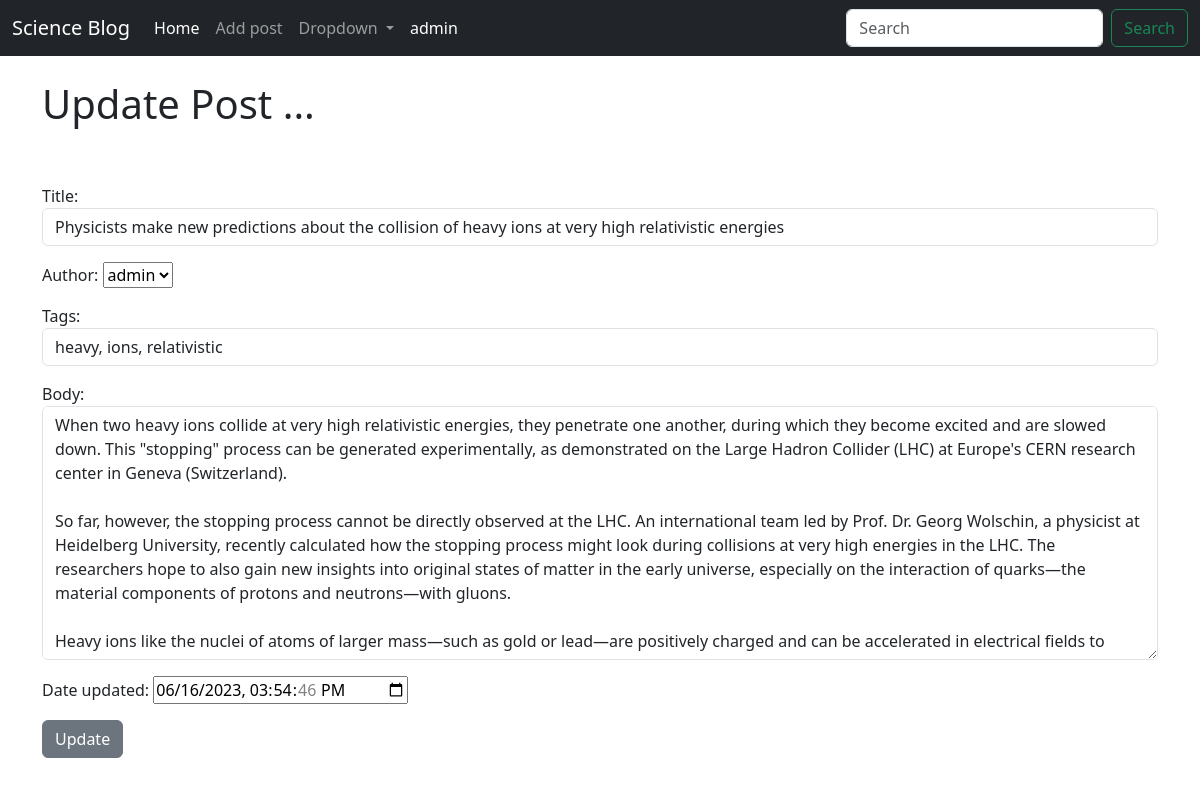
The app's page /article/edit/8, older data.
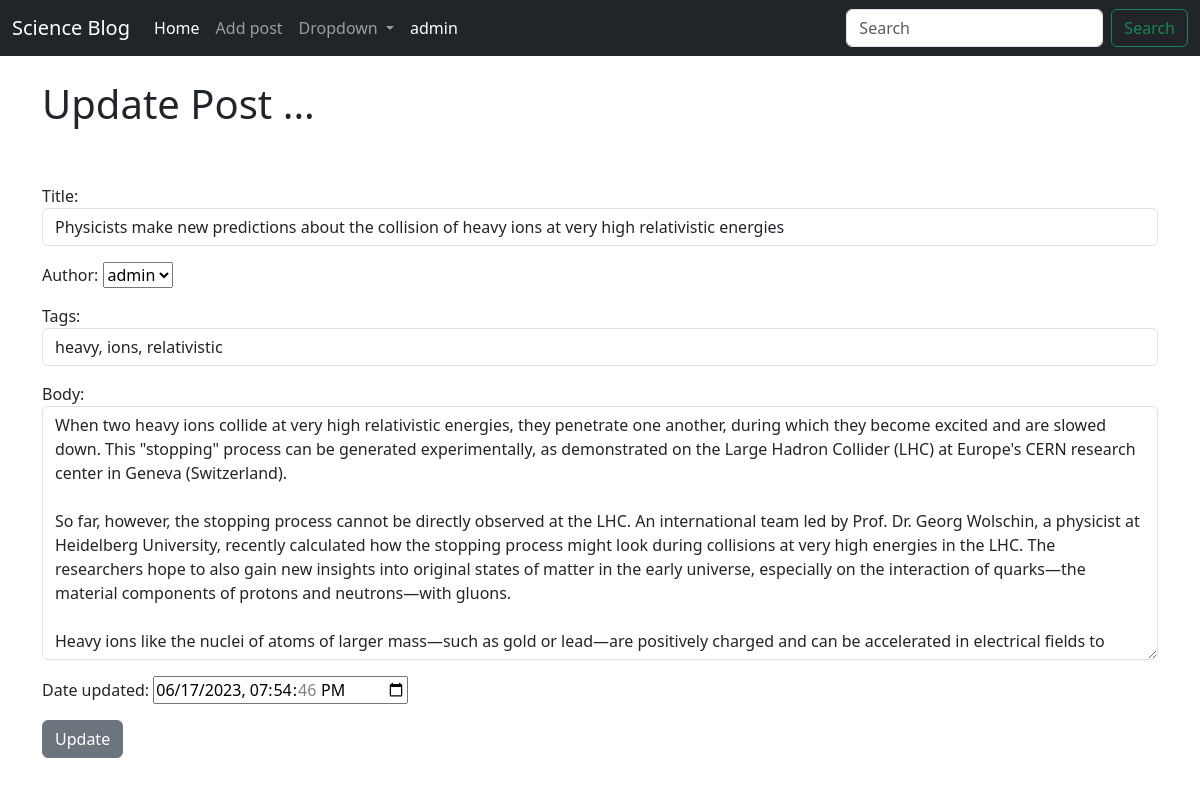
The same page, newer data.
### blog/models.py (models this page shows, shortened)
class Post(models.Model):
    title = models.CharField(max_length=255)
    title_tag = models.CharField(max_length=255, default="science blog title tag")
    date_created = models.DateTimeField(default=timezone.now)
    date_updated = models.DateTimeField(default=timezone.now)
    author = models.ForeignKey(User, on_delete=models.CASCADE)
    body = models.TextField()
    tags = models.CharField(max_length=255, default="")

### blog/views.py (the view)
# urls.py: path('article/edit/<int:pk>', UpdatePostView.as_view(), name="update-post"),
class UpdatePostView(UpdateView):
    model = Post
    template_name = 'update_post.html'
    form_class = UpdateForm

### blog/forms.py
class UpdateForm(forms.ModelForm):
    class Meta:
        model = Post
        fields = ('title', 'author', 'tags', 'body', 'date_updated')
        widgets = {
            'title' : forms.TextInput(attrs={'class' : 'form-control', 'placeholder': 'This is title Placeholder'}),
            'title_tag' : forms.TextInput(attrs={'class' : 'form-control'}),
            'tags' : forms.TextInput(attrs={'class' : 'form-control'}),
            'date_updated': forms.DateTimeInput(attrs={'type': 'datetime-local'}),
            'body' : forms.Textarea(attrs={'class' : 'form-control'}),
            }

### blog/templates/update_post.html (shortened to what this page needs)
{% extends 'base.html' %}
{% block content %}
<h1>  Update Post ...  </h1>
<br><br>
<form method="POST">
    {{ form.as_p }}
    <button class="btn btn-secondary">Update</button>
</form>
</div>
{% endblock %}

Row changes from the older to the newer data that the page shows:
changed Post "admin": date_updated "06/16/2023 15:54:46" → "06/17/2023 19:54:46"
